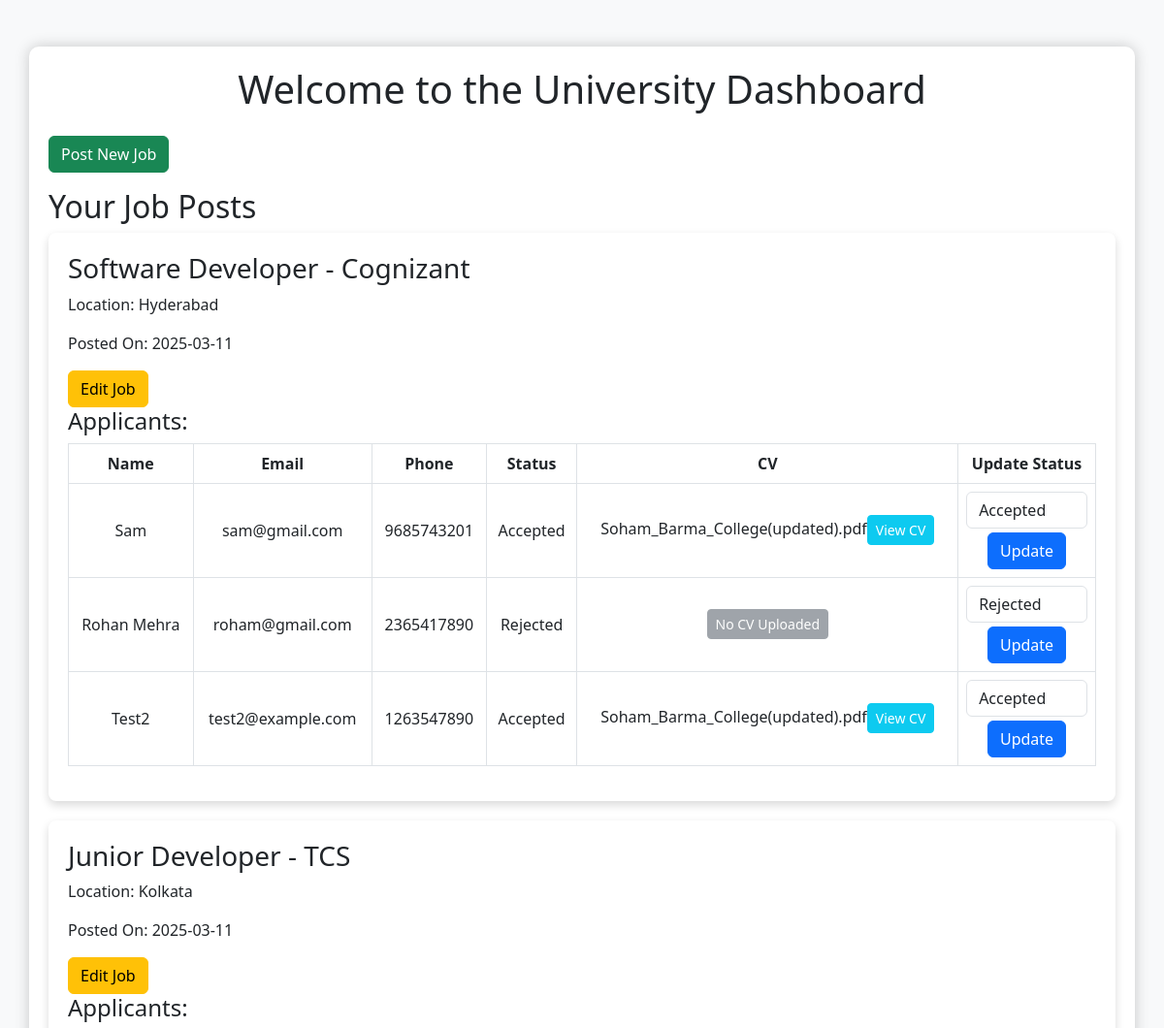
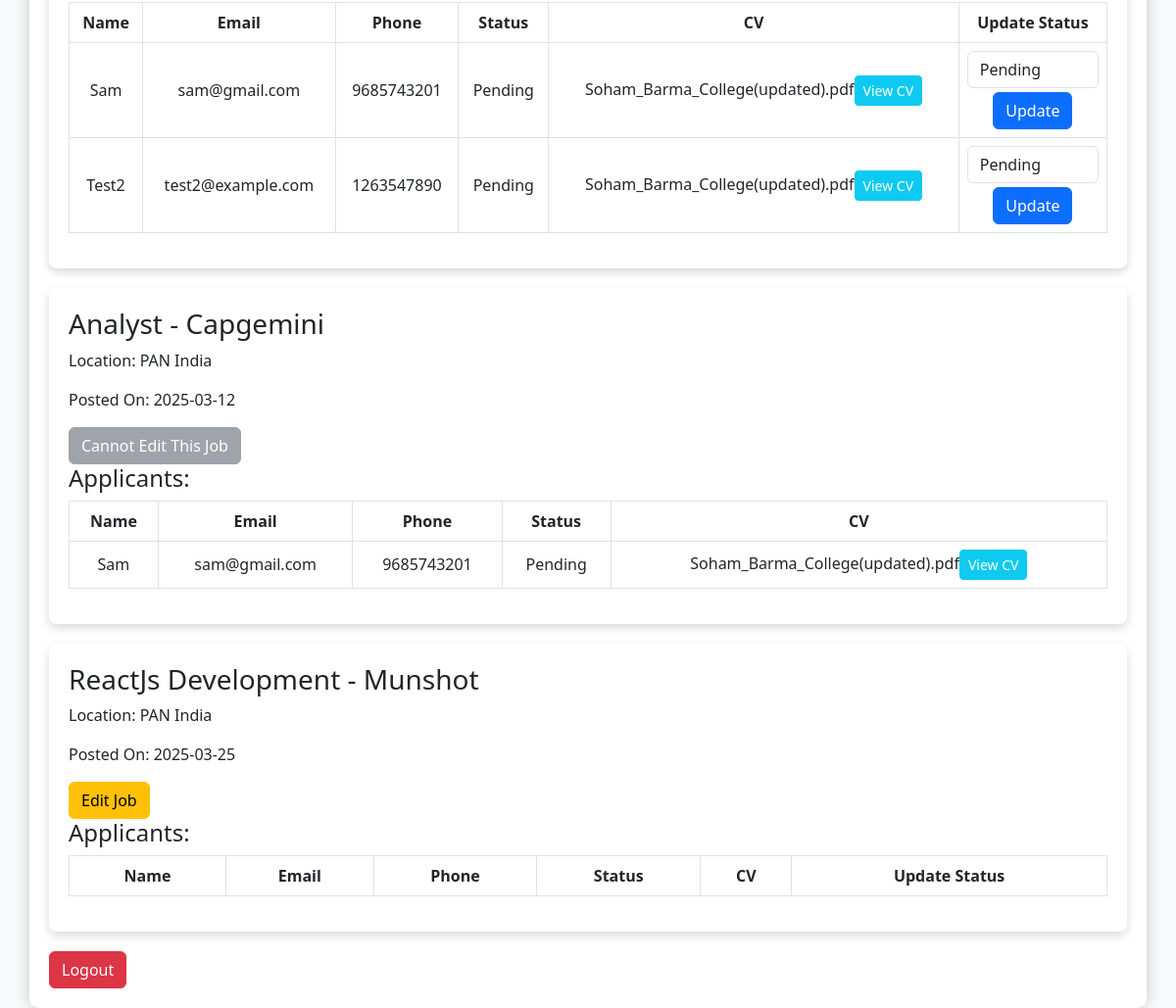
The page /dashboard (signed in) on the database its author committed (2 pictures, top to bottom).
### models.py (models this page shows, shortened)
class Job(db.Model):
    __tablename__ = 'job'
    id = db.Column(db.Integer, primary_key=True)
    title = db.Column(db.String(100), nullable=False)
    company = db.Column(db.String(100), nullable=False)
    description = db.Column(db.Text, nullable=False)
    location = db.Column(db.String(100), nullable=False)
    salary = db.Column(db.String(50), nullable=True)
    posted_by = db.Column(db.Integer, db.ForeignKey('user.id'), nullable=False)  # ForeignKey to User table
    user = db.relationship('User', backref=db.backref('jobs', lazy=True))
    posted_on = db.Column(db.DateTime, nullable=False, default=datetime.utcnow)
    min_class_10_marks = db.Column(db.Float, nullable=True)
    min_class_12_marks = db.Column(db.Float, nullable=True)
    min_university_marks = db.Column(db.Float, nullable=True)
    required_field_of_study = db.Column(db.Text, nullable=True)
    required_stream_of_study = db.Column(db.Text, nullable=True)

class User(db.Model):
    __tablename__ = 'user'
    id = db.Column(db.Integer, primary_key=True)
    fullname = db.Column(db.String(25), nullable=False)
    email = db.Column(db.String(25), unique=True, nullable=False)
    phone = db.Column(db.String(25), unique=True, nullable=False)
    password_hash = db.Column(db.String(150), nullable=False)
    user_type = db.Column(db.String(10), nullable=False)
    cv_url = db.Column(db.String(500))
    cv_filename = db.Column(db.String(200))

class Application(db.Model):
    __tablename__ = 'application'
    id = db.Column(db.Integer, primary_key=True)
    job_id = db.Column(db.Integer, db.ForeignKey('job.id'), nullable=False)
    student_id = db.Column(db.Integer, db.ForeignKey('user.id'), nullable=False)
    applied_on = db.Column(db.DateTime, default=datetime.now)
    status = db.Column(db.String(20), default="Pending")
    ats_score = db.Column(db.Float)
    job = db.relationship('Job', backref=db.backref('applications', lazy=True))
    student = db.relationship('User', backref=db.backref('applications', lazy=True))

### routes.py (the view)
@app.route('/dashboard')
def dashboard():
    if 'email' not in session or 'user_type' not in session:
        flash('You need to log in first.', 'danger')
        return redirect(url_for('routes.login'))
    user_type = session['user_type']
    email = session['email']
    user_id = session['user_id']
    user = User.query.filter_by(email=email).first()
    if user_type == 'student':
        education = Education.query.filter_by(student_id=user.id).first()
        if not education:
            flash('Please complete your educational profile before applying for jobs.', 'danger')
            return redirect(url_for('routes.profile'))
        user = User.query.get(user_id)
        jobs = Job.query.all()
        applied_jobs = Application.query.filter_by(student_id=user.id).all()
        applied_job_ids = {application.job_id for application in applied_jobs}
        applied_jobs_data = []
        for application in applied_jobs:
            job = Job.query.get(application.job_id)
            if job:
                applied_jobs_data.append({
                    'title': job.title,
                    'company': job.company,
                    'location': job.location,
                    'status': application.status,
                    'applied_on': application.applied_on.strftime('%Y-%m-%d')
                })
        eligible_jobs = []
        for job in jobs:
            if education:
                try:
                    required_fields = json.loads(job.required_field_of_study) if job.required_field_of_study else []
                    if isinstance(required_fields, str):
                        required_fields = [required_fields]
                except json.JSONDecodeError:
                    required_fields = []
                try:
                    required_streams = json.loads(job.required_stream_of_study) if job.required_stream_of_study else []
                    if isinstance(required_streams, str):
                        required_streams = [required_streams]
                except json.JSONDecodeError:
                    required_streams = []
                if (
                    (job.min_class_10_marks is None or float(education.class_10_marks) >= job.min_class_10_marks) and
                    (job.min_class_12_marks is None or float(education.class_12_marks) >= job.min_class_12_marks) and
                    (job.min_university_marks is None or float(education.university_marks) >= job.min_university_marks) and
                    (not required_fields or education.field_of_study in required_fields) and
                    (not required_streams or education.stream_of_studies in required_streams)
                ):
                    eligible_jobs.append(job)
        return render_template('student_dashboard.html', jobs=eligible_jobs, applied_jobs=applied_jobs_data, applied_job_ids=applied_job_ids, user=user)
    elif user.user_type == 'university':
        all_jobs = Job.query.all()
        jobs_data = []
        for job in all_jobs:
            applications = Application.query.filter_by(job_id=job.id).all()
            applicants = []
            for application in applications:
                applicant = User.query.get(application.student_id)
                if applicant:
                    applicants.append({
                        "id": application.id,
                        'fullname': applicant.fullname,
                        'email': applicant.email,
                        'phone': applicant.phone,
                        'status': application.status,
                        'cv_url': applicant.cv_url,
                        'cv_filename': applicant.cv_filename
                    })
            jobs_data.append({
                'job': job,
                'applicants': applicants,
                'is_own_job': job.posted_by == user.id  # Check if this job belongs to the logged-in university user
            })
        return render_template(
            "university_dashboard.html",
            user=user,
            jobs_data=jobs_data
        )
    else:
        flash('Invalid user type!', 'danger')
        return redirect(url_for('routes.login'))

### templates/university_dashboard.html (shortened to what this page needs)
<!DOCTYPE html>
<html>
<head>
    <link rel="stylesheet" href="https://cdnjs.cloudflare.com/ajax/libs/bootstrap/5.3.0/css/bootstrap.min.css">
</head>
<body>
<div class="container mt-5">
    <h1 class="text-center">Welcome to the University Dashboard</h1>
    <div class="mt-4">
        <a href="{{ url_for('routes.post_job') }}" class="btn btn-success mb-3">Post New Job</a>
        <h2>Your Job Posts</h2>
        {% for job_data in jobs_data %}
            <div class="job-card">
                <h3>{{ job_data.job.title }} - {{ job_data.job.company }}</h3>
                <p>Location: {{ job_data.job.location }}</p>
                <p>Posted On: {{ job_data.job.posted_on.strftime('%Y-%m-%d') }}</p>
                {% if job_data.is_own_job %}
                    <a href="{{ url_for('routes.edit_job', job_id=job_data.job.id) }}" class="btn btn-warning">Edit Job</a>
                {% else %}
                    <button class="btn btn-secondary" disabled>Cannot Edit This Job</button>
                {% endif %}
                <h4>Applicants:</h4>
                <div class="table-responsive">
                    <table class="table table-bordered">
                        <thead>
                            <tr>
                                <th>Name</th>
                                <th>Email</th>
                                <th>Phone</th>
                                <th>Status</th>
                                <th>CV</th>
                                {% if job_data.is_own_job %}
                                    <th>Update Status</th>
                                {% endif %}
                            </tr>
                        </thead>
                        <tbody>
                            {% for applicant in job_data.applicants %}
                            <tr>
                                <td>{{ applicant.fullname }}</td>
                                <td>{{ applicant.email }}</td>
                                <td>{{ applicant.phone }}</td>
                                <td>{{ applicant.status }}</td>
                                <td>
                                    {% if applicant.cv_url %}
                                        {{ applicant.cv_filename }}<a href="{{ applicant.cv_url }}" class="btn btn-info btn-sm" target="_blank">View CV</a>
                                    {% else %}
                                        <button class="btn btn-secondary btn-sm" disabled>No CV Uploaded</button>
                                    {% endif %}
                                </td>
                                {% if job_data.is_own_job %}
                                <td>
                                    <form method="POST" action="{{ url_for('routes.update_application', application_id=applicant.id) }}">
                                        <select name="status" class="form-control">
                                            <option value="Pending" {% if applicant.status == 'Pending' %}selected{% endif %}>Pending</option>
                                            <option value="Accepted" {% if applicant.status == 'Accepted' %}selected{% endif %}>Accepted</option>
                                            <option value="Rejected" {% if applicant.status == 'Rejected' %}selected{% endif %}>Rejected</option>
                                        </select>
                                        <button type="submit" class="btn btn-primary mt-1">Update</button>
                                    </form>
                                </td>
                                {% endif %}
                            </tr>
                            {% endfor %}
                        </tbody>
                    </table>
                </div>
            </div>
        {% endfor %}
    </div>
    <a href="{{ url_for('routes.logout') }}" class="btn btn-danger">Logout</a>
</div>
</body>
</html>

### templates/university_dashboard.html (style rules this page uses)
body { background-color: #f8f9fa; }
.container { background: #ffffff; padding: 20px; border-radius: 10px; box-shadow: 0px 0px 15px rgba(0, 0, 0, 0.2); }
.job-card { background: #ffffff; padding: 20px; border-radius: 8px; box-shadow: 0px 4px 10px rgba(0, 0, 0, 0.15); margin-bottom: 20px; transition: transform 0.3s, box-shadow 0.3s; }
.table th, .table td { vertical-align: middle; text-align: center; }
.btn-info { color: white; }

### rows shown on the page
Job: job "Software Developer", job.company "Cognizant", job.location "Hyderabad", job.posted_on "2025-03-11"
User: fullname "Sam" "Sam" "Sam", email "sam@gmail.com" "sam@gmail.com" "sam@gmail.com", phone "9685743201" "9685743201" "9685743201", cv_filename "Soham_Barma_College(updated).pdf" "Soham_Barma_College(updated).pdf" "Soham_Barma_College(updated).pdf"
Application: status "Accepted", status "Accepted"
User: fullname "Rohan Mehra", email "roham@gmail.com", phone "2365417890"
Application: status "Rejected", status "Rejected"
User: fullname "Test2" "Test2", email "test2@example.com" "test2@example.com", phone "1263547890" "1263547890", cv_filename "Soham_Barma_College(updated).pdf" "Soham_Barma_College(updated).pdf"
Application: status "Accepted", status "Accepted"
Job: job "Junior Developer", job.company "TCS", job.location "Kolkata", job.posted_on "2025-03-11"
Application: status "Pending", status "Pending"
Application: status "Pending", status "Pending"
Job: job "Analyst", job.company "Capgemini", job.location "PAN India", job.posted_on "2025-03-12"
Application: status "Pending"
Job: job "ReactJs Development", job.company "Munshot", job.location "PAN India", job.posted_on "2025-03-25"
